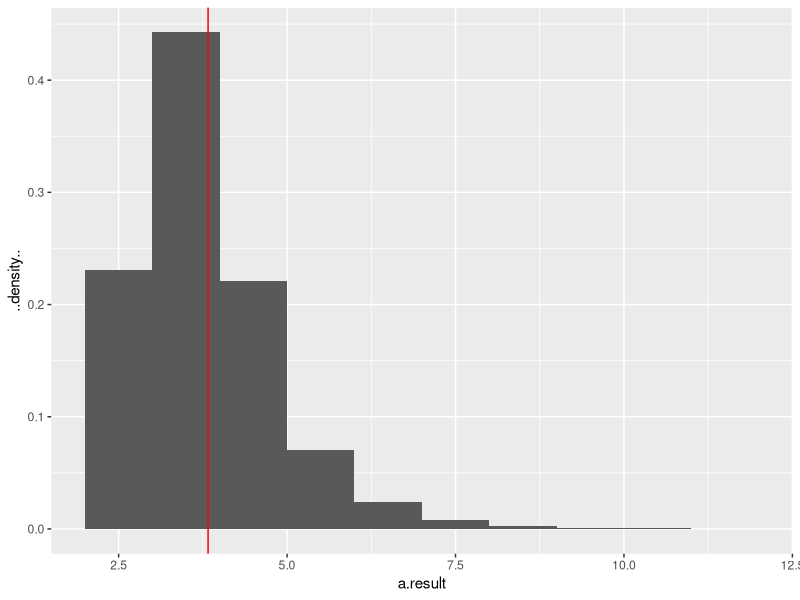
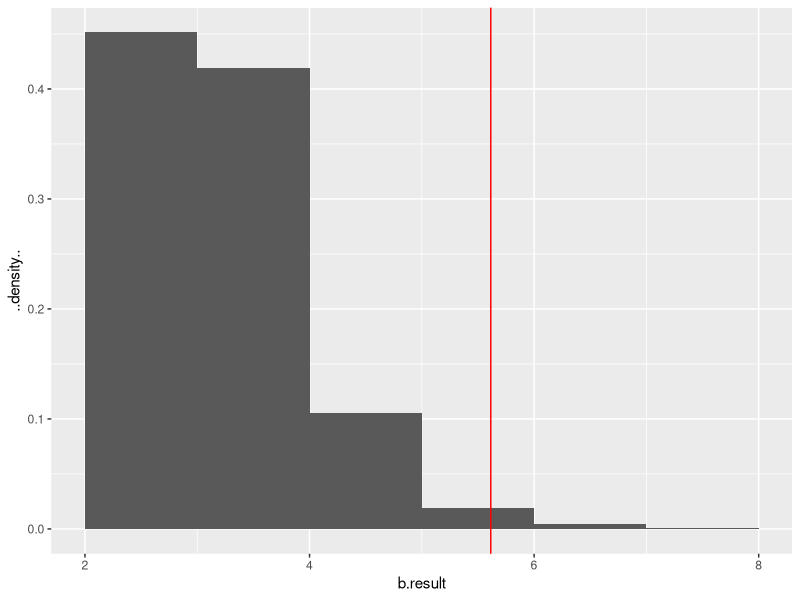

These figures' R source, in order:
## ---- chunk 1
library(ggplot2)
## ---- chunk 2
y.a <- c(12,9,12,14,13,13,15,8,15,6) 
y.b <- c(11,11,10,9,9,8,7,10,6,8,8,9,7)

a.a <- 120
b.a <- 10

a.b <- 12
b.b <- 1

a.post.a =  a.a + sum(y.a) 
b.post.a = b.a + length(y.a)


set.seed(1)
s = 50000

pred.a =  matrix(nrow = s, ncol = length(y.a))

theta.samps <- rgamma(s, a.post.a, b.post.a)

for (i in seq_len(ncol(pred.a))) {
pred.a[, i] <- rpois(s, theta.samps)
}

a.result = apply(pred.a, 1, function(x) mean(x)/sd(x))

qplot(a.result, y=..density.., geom="histogram", binwidth = 0.5, breaks = seq(2,12, by = 1)) + geom_vline(xintercept = mean(y.a)/sd(y.a), color = 'red')

## ---- chunk 3
a.post.b =  a.b + sum(y.b) 
b.post.b = b.b + length(y.b)


set.seed(1)
s = 50000

pred.b =  matrix(nrow = s, ncol = length(y.b))

theta.samps <- rgamma(s, a.post.b, b.post.b)

for (i in seq_len(ncol(pred.b))) {
pred.b[, i] <- rpois(s, theta.samps)
}

b.result = apply(pred.b, 1, function(x) mean(x)/sd(x))

qplot(b.result, y=..density.., geom="histogram", binwidth = 0.5, breaks = seq(2,8, by = 1)) + geom_vline(xintercept = mean(y.b)/sd(y.b), color = 'red')
